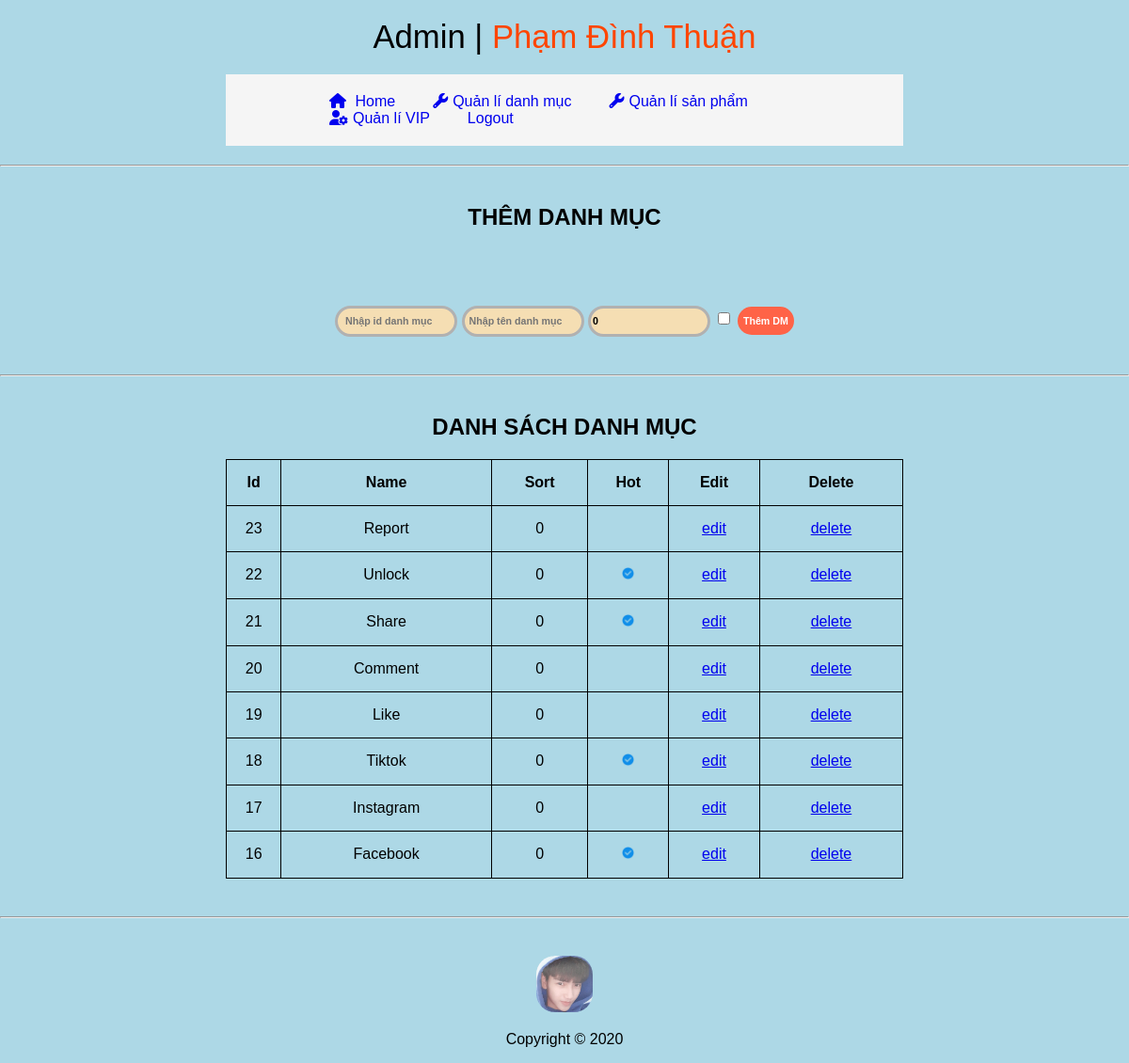
Screenshot of /controller/admin.php?act=qldm (signed in) with the database file from the repository.
### tables this page shows
CREATE TABLE `danhmucs` (
  `id` int(12) NOT NULL,
  `name` varchar(50) NOT NULL,
  `sort` tinyint(2) NOT NULL DEFAULT 0,
  `sphot` tinyint(1) NOT NULL DEFAULT 0
);

### model/danhmuc.php (called while the page is built, shortened)
<?php
    function dsdm($sphot,$home){
        $conn = connect();
        $sql = "select * from danhmucs where 1";
        if($home==1) $sql.=" order by sort desc";
        else   $sql.=" order by id desc";
        $stmt = $conn->prepare($sql);
        $stmt->setFetchMode(PDO::FETCH_ASSOC);
        $stmt->execute();
        return $stmt->fetchAll();
    }
?>

### view/admin/qldm.php (the view, shortened to what this page needs)
<section>
    <hr>
    <h1 class="tiltel">THÊM DANH MỤC</h1>
    <?php
        if(isset($_GET['idedit'])&&($_GET['idedit']>0)){
            ?>
            <form action="admin.php?act=qldm" method="post">
                <input type="text" name="name" value="<?=$infodm['name']?>" id="">
                <input type="text" name="sort" value="<?=$infodm['sort']?>" id="">
                <input type="checkbox" name="hot" id=""  >
                <input type="hidden" name="id" value="<?=$infodm['id']?>">
                <input type="submit" value="Cập nhật DM" name="capnhatdm">
            </form>
            <?php
        }else{
    ?>
        <form action="admin.php?act=qldm" method="post">
            <input type="text" name="id" id="" placeholder="  Nhập id danh mục">
            <input type="text" name="name" id="" placeholder=" Nhập tên danh mục">
            <input type="text" name="sort" value="0" id="" placeholder=" sort">
            <input type="checkbox" name="hot" id="">
            <input type="submit" value="Thêm DM" name="themdm">
        </form>
    <?php } ?>
    <hr>
    <h1 class="tiltel">DANH SÁCH DANH MỤC</h1>
    <table>
        <tr>
            <th>Id</th>
            <th>Name</th>
            <th>Sort</th>
            <th>Hot</th>
            <th>Edit</th>
            <th>Delete</th>
        </tr>
        <?php
            foreach ($showdsdm as $dm) {
                $id=$dm['id'];
                $name=$dm['name'];
                $sort=$dm['sort'];
                $hot=$dm['sphot'];
                if($hot==1) $hot="<img src='../view/images/checked.png' width='15px'>";
                else $hot="";
                $linkedit="admin.php?act=qldm&idedit=".$id;
                $linkdelete="admin.php?act=qldm&iddelete=".$id;
                echo '<tr>
                        <td>'.$id.'</td>
                        <td>'.$name.'</td>
                        <td>'.$sort.'</td>
                        <td>'.$hot.'</td>
                        <td><a href="'.$linkedit.'">edit</a></td>
                        <td><a href="'.$linkdelete.'">delete</a></td>
                    </tr>';
            }
        ?>
    </table>
    <hr>
</section>

### view/admin/css/style.css (style rules this page uses)
body { margin: 0; background-color: lightblue; font-family: 'Gill Sans', 'Gill Sans MT', Calibri, 'Trebuchet MS', sans-serif; }
hr { margin: 40px 0px; }
.tiltel { text-align: center; }
table { width: 60%; border-collapse: collapse; margin: 0 auto; }
table, th, td { border: 1px solid black; text-align: center; padding: 15px 0px; }
form { text-align: center; }
input[type="text"] { font-weight: bold; font: sans-serif; font-size: 8pt; color: white; width: 10%; background-color: wheat; min-height: 25px; border: solid rgb(177, 177, 177); border-radius: 20px; color: black; outline: none; margin-top: 60px; }
input[type="checkbox"] { margin-top: 60px; }
input[type="submit"] { font-weight: bold; font: sans-serif; font-size: 8pt; color: white; width: 60px; background-color: tomato; min-height: 30px; border: none; border-radius: 20px; margin-top: 60px; }

### rows the page displays
danhmucs: id "23", name "Report", sort "0"
danhmucs: id "22", name "Unlock", sort "0", sphot 1 (drawn)
danhmucs: id "21", name "Share", sort "0", sphot 1 (drawn)
danhmucs: id "20", name "Comment", sort "0"
danhmucs: id "19", name "Like", sort "0"
danhmucs: id "18", name "Tiktok", sort "0", sphot 1 (drawn)
danhmucs: id "17", name "Instagram", sort "0"
danhmucs: id "16", name "Facebook", sort "0", sphot 1 (drawn)
